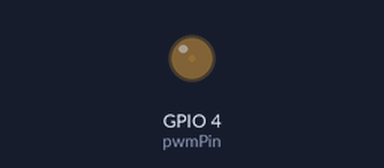
This sketch was run on a simulated ESP32. Parts: output pins drawn as LEDs (lit = HIGH).

Above: at 0.05 s.
At 0.95 s:
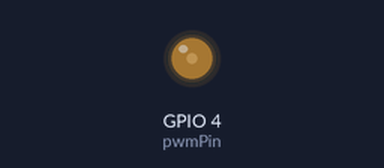
At 1.9 s:
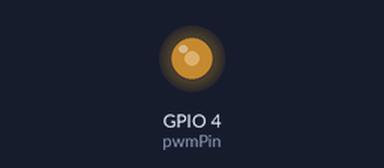
At 3.8 s:
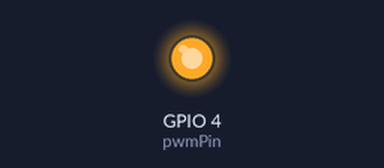
Timing chart, 0 to 8.8 s (numbered marks = the images above):
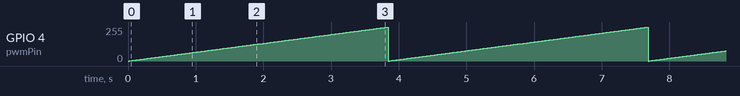

The sketch:

sketch_pwm.ino
```cpp
const int pwmPin = 4;

const int freq = 1000;
const int ledChannel = 0;
const int resolution = 8;

void setup() {
  ledcSetup(ledChannel, freq, resolution);
  ledcAttachPin(pwmPin, ledChannel);
}

void loop() {
  for (int i = 0; i <= 255; i++) {
    ledcWrite(ledChannel, i);
    delay(15);
  }
}
```

Measured:
- by itself, GPIO 4 (pwmPin): ramps from 0/255 to 255/255 and jumps back, once every 3.8 s
